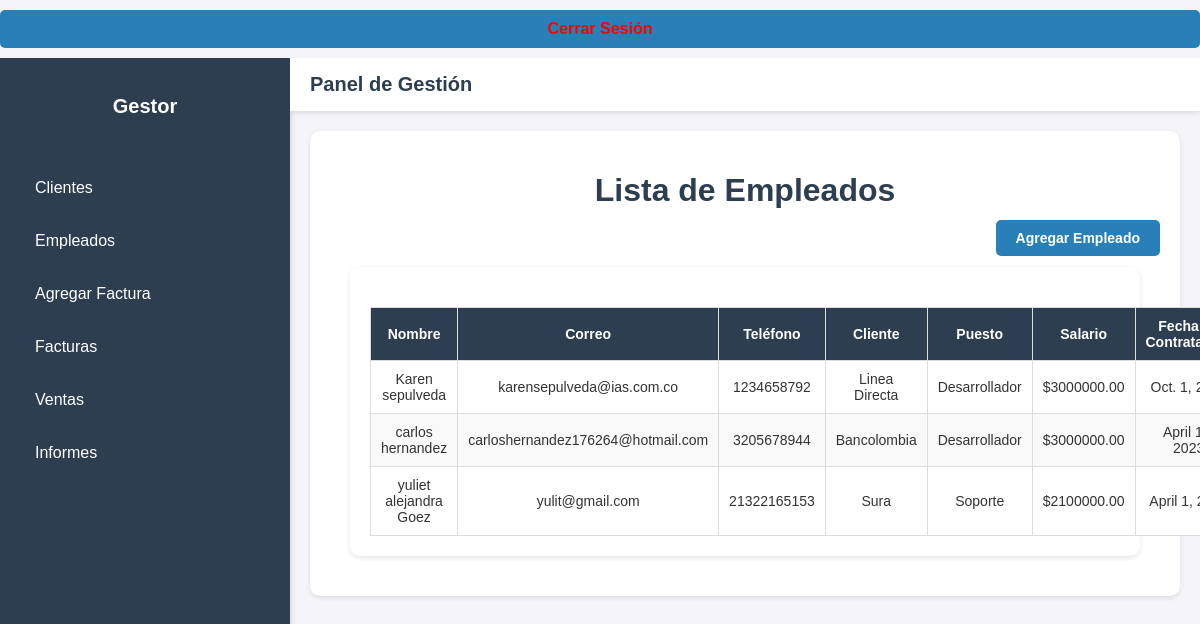
The app's page /empleados/empleados/ (signed in) with its own data.
### Gestor_tareas/models/empleado.py (models this page shows, shortened)
class Empleado(models.Model):
    nombre = models.CharField(max_length=200, verbose_name="Nombre Completo")
    correo = models.EmailField(unique=True, verbose_name="Correo Electrónico")
    telefono = models.CharField(max_length=15, verbose_name="Teléfono", null=True, blank=True)
    direccion = models.TextField(verbose_name="Dirección", null=True, blank=True)
    puesto = models.CharField(max_length=100, verbose_name="Puesto")
    salario = models.DecimalField(max_digits=10, decimal_places=2, verbose_name="Salario")
    fecha_contratacion = models.DateField(verbose_name="Fecha de Contratación")
    fecha_termino = models.DateField(verbose_name="Fecha de Término", null=True, blank=True)
    cliente = models.ForeignKey(
        Cliente,
        on_delete=models.CASCADE,
        related_name='empleados',
        verbose_name="Cliente Asociado"
    )
    activo = models.BooleanField(default=True, verbose_name="¿Empleado Activo?")
    fecha_nacimiento = models.DateField(verbose_name="Fecha de Nacimiento", null=True, blank=True)
    numero_identificacion = models.CharField(max_length=50, unique=True, verbose_name="Número de Identificación")
    notas = models.TextField(verbose_name="Notas", null=True, blank=True)
    class Meta:
        verbose_name = "Empleado"
        verbose_name_plural = "Empleados"
        ordering = ['nombre']

### Gestor_tareas/models/cliente.py (models this page shows, shortened)
class Cliente(models.Model):
    nombre = models.CharField(max_length=200)
    contacto = models.CharField(max_length=50)
    direccion = models.TextField(blank=True, null=True)
    email = models.EmailField(blank=True, null=True)
    fecha_registro = models.DateField(auto_now_add=True)

### Gestor_tareas/views/empleado_views.py (the view)
# urls.py: path('empleados/', listar_empleados, name='listar_empleados'),
@login_required
def listar_empleados(request):
    empleados = Empleado.objects.all()
    return render(request, 'empleados/listar_empleados.html', {'empleados': empleados})

### Gestor_tareas/templates/empleados/listar_empleados.html (shortened to what this page needs)
{% extends 'base_dashboard.html' %}
{% block content %}
    <h1 style="text-align: center; color: #2c3e50; margin-bottom: 20px;">Lista de Empleados</h1>
    <div style="text-align: right; margin-bottom: 20px;">
        <a href="{% url 'agregar_empleado' %}" class="btn btn-primary">Agregar Empleado</a>
    </div>
    <div class="content">
        <table class="styled-table">
            <thead>
                <tr>
                    <th>Nombre</th>
                    <th>Correo</th>
                    <th>Teléfono</th>
                    <th>Cliente</th>
                    <th>Puesto</th>
                    <th>Salario</th>
                    <th>Fecha de Contratación</th>
                </tr>
            </thead>
            <tbody>
                {% for empleado in empleados %}
                <tr>
                    <td>{{ empleado.nombre }}</td>
                    <td>{{ empleado.correo }}</td>
                    <td>{{ empleado.telefono }}</td>
                    <td>{{ empleado.cliente.nombre }}</td>
                    <td>{{ empleado.puesto }}</td>
                    <td>${{ empleado.salario }}</td>
                    <td>{{ empleado.fecha_contratacion }}</td>
                </tr>
                {% endfor %}
            </tbody>
        </table>
    </div>
{% endblock %}

### Gestor_tareas/templates/base_dashboard.html (shortened to what this page needs)
{% load static %}
<!DOCTYPE html>
<html lang="en">
<head>
    <link rel="stylesheet" href="{% static 'styles.css' %}">
</head>
<body>
<form method="POST" action="{% url 'logout' %}" style="display: inline;">
    <button type="submit" class="btn btn-link" style="text-decoration: none; color: red;">
        Cerrar Sesión
    </button>
</form>
<div class="dashboard">
    <div class="sidebar">
        <h2 class="sidebar-title">Gestor</h2>
        <ul class="sidebar-menu">
            <li><a href="{% url 'listar_clientes' %}">Clientes</a></li>
            <li><a href="{% url 'listar_empleados' %}">Empleados</a></li>
            <li><a href="{% url 'agregar_factura' %}">Agregar Factura</a></li>
            <li><a href="{% url 'listar_facturas' %}">Facturas</a></li>
            <li><a href="{% url 'listar_ventas' %}">Ventas</a></li>
            <li><a href="{% url 'generar_informe' %}">Informes</a></li>
        </ul>
    </div>
    <div class="main-content">
        <header class="header">
            <h1>{% block header %}Panel de Gestión{% endblock %}</h1>
        </header>
        <div class="content">
            {% block content %}{% endblock %}
        </div>
    </div>
</div>
</body>
</html>

### Gestor_tareas/static/styles.css (style rules this page uses)
body { font-family: Arial, sans-serif; background-color: #f4f4f9; margin: 0; color: #333; }
.dashboard { display: flex; height: 100vh; overflow: hidden; }
.sidebar { background-color: #2c3e50; width: 250px; padding: 20px; color: white; display: flex; flex-direction: column; box-shadow: 2px 0 5px rgba(0, 0, 0, 0.1); }
.sidebar-title { font-size: 20px; font-weight: bold; margin-bottom: 20px; text-align: center; }
.sidebar-menu { list-style: none; padding: 0; }
.sidebar-menu li { margin: 15px 0; }
.sidebar-menu a { text-decoration: none; color: white; padding: 10px 15px; border-radius: 5px; display: block; transition: background-color 0.3s ease; }
.main-content { flex: 1; display: flex; flex-direction: column; overflow-y: auto; }
.header { background-color: #ffffff; padding: 15px 20px; box-shadow: 0 2px 5px rgba(0, 0, 0, 0.1); }
.header h1 { font-size: 20px; color: #2c3e50; margin: 0; }
.content { padding: 20px; background-color: #ffffff; box-shadow: 0 2px 5px rgba(0, 0, 0, 0.1); border-radius: 10px; margin: 20px; }
table { width: 100%; border-collapse: collapse; margin-top: 20px; background-color: #fff; }
table th, table td { padding: 10px; text-align: center; border: 1px solid #ddd; }
table th { background-color: #2980b9; color: white; font-weight: bold; }
table tr:nth-child(even) { background-color: #f9f9f9; }
button, a.btn { padding: 10px 20px; margin: 10px 0; border: none; background-color: #2980b9; color: white; text-decoration: none; border-radius: 5px; font-size: 14px; cursor: pointer; transition: background-color 0.3s ease; }
.styled-table { width: 100%; border-collapse: collapse; margin-top: 20px; font-size: 14px; }
.styled-table th, .styled-table td { padding: 10px; text-align: center; border: 1px solid #ddd; }
.styled-table th { background-color: #2c3e50; color: white; font-weight: bold; }
.styled-table tr:nth-child(even) { background-color: #f9f9f9; }
button { width: 100%; padding: 10px; background-color: #2980b9; color: white; font-size: 16px; border: none; border-radius: 5px; cursor: pointer; transition: background-color 0.3s ease; }
.btn { width: 100%; padding: 10px; font-size: 16px; font-weight: bold; border: none; border-radius: 5px; color: white; background-color: #2980b9; cursor: pointer; transition: background-color 0.3s ease; }

### records on screen
Empleado: nombre "Karen sepulveda", correo "karensepulveda@ias.com.co", telefono "1234658792", cliente.nombre "Linea Directa", puesto "Desarrollador", salario "3000000.00", fecha_contratacion "Oct. 1,…"
Empleado: nombre "carlos hernandez", correo "carloshernandez176264@hotmail.com", telefono "3205678944", cliente.nombre "Bancolombia", puesto "Desarrollador", salario "3000000.00", fecha_contratacion "April…"
Empleado: nombre "yuliet alejandra Goez", correo "yulit@gmail.com", telefono "21322165153", cliente.nombre "Sura", puesto "Soporte", salario "2100000.00", fecha_contratacion "April 1,…"
